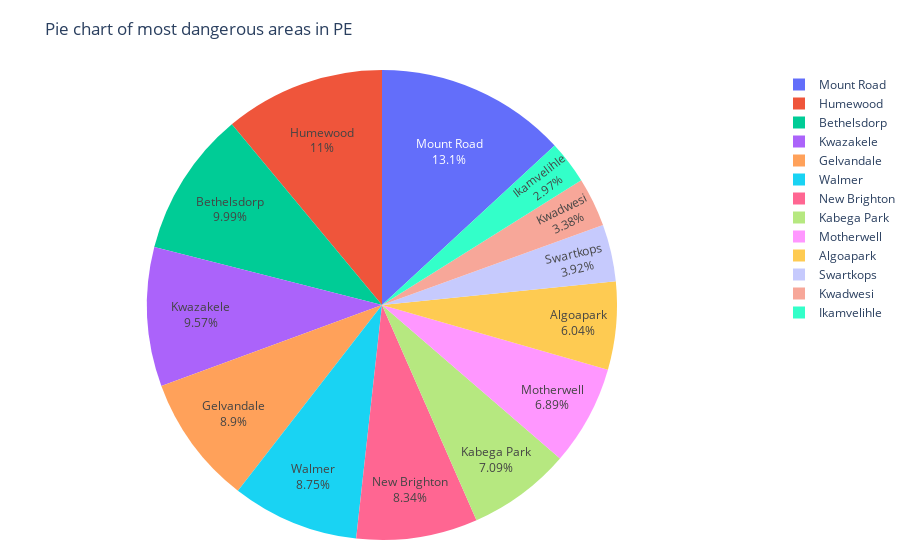

The notebook cell this image was saved under:
### Code cell
fig = px.pie(df_grouped, values='Crimes', names='Police Station', title='Pie chart of most dangerous areas in PE')
fig.update_layout(margin=dict(t=70, b=20, l=0, r=0))
fig.update_traces(textposition='inside', textinfo='percent+label')
fig.show()

### Figure 1 — Plotly figure (JSON) as saved in the notebook; plotly's stock layout.template omitted (floating-point values rounded to 4 significant figures)
{"data": [{"domain": {"x": [0, 1], "y": [0, 1]}, "hovertemplate": "Police Station=%{label}<br>Crimes=%{value}<extra></extra>", "labels": ["Algoapark", "Bethelsdorp", "Gelvandale", "Humewood", "Ikamvelihle", "Kabega Park", "Kwadwesi", "Kwazakele", "Motherwell", "Mount Road", "New Brighton", "Swartkops", "Walmer"], "legendgroup": "", "name": "", "showlegend": true, "textinfo": "percent+label", "textposition": "inside", "type": "pie", "values": [38140, 63089, 56207, 69647, 18720, 44750, 21329, 60383, 43477, 82896, 52673, 24729, 55220]}], "layout": {"legend": {"tracegroupgap": 0}, "margin": {"b": 20, "l": 0, "r": 0, "t": 70}, "title": {"text": "Pie chart of most dangerous areas in PE"}}}
